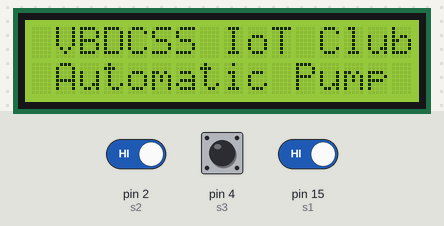
A sketch run on a simulated Arduino Uno, built with avr-gcc and run on an emulated ATmega328P. Shown: 16×2 character LCD. The inputs (shaded band) are chosen by the test bench; at power-on: pin 4 (s3) HIGH, pin 2 (s2) HIGH, pin 15 (s1) HIGH. What the sketch prints to the serial monitor is not drawn.

Above: at 0.4 s.
At 7.0 s:
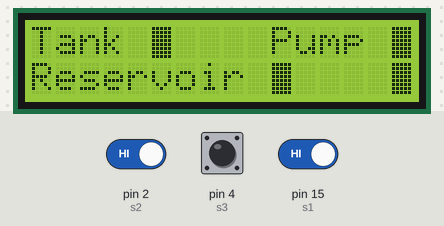
7.1 s: pin 4 (s3) pulled LOW for 1.2 s
9.8 s: pin 2 (s2) driven LOW and pin 15 (s1) driven LOW
Timing chart, 0 to 12.8 s (numbered marks = the images above; inputs shaded):
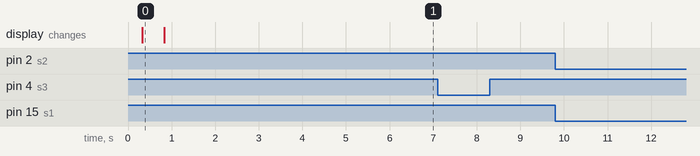

The sketch:

main-v2.ino
```cpp
// (licence header left out)
// include required libraries
#include <LiquidCrystal.h>

// initialize the LCD pins
const int rs = 21;
const int en = 19;
const int d4 = 18;
const int d5 = 5;
const int d6 = 17;
const int d7 = 16;

// create a LiquidCrystal object
LiquidCrystal lcd(rs, en, d4, d5, d6, d7);

// define custom characters
byte pump_full[8] = {B01110, B11111, B11111, B11111, B11111, B11111, B11111, B11111};
byte pump_half[8] = {B01110, B10001, B10001, B10001, B11111, B11111, B11111, B11111};
byte pump_empty[8] = {B01110, B10001, B10001, B10001, B10001, B10001, B10001, B11111};
byte status_tick[8] = {B00000, B00000, B00001, B00011, B10110, B11100, B01000, B00000};
byte status_cross[8] = {B00000, B00000, B10001, B11011, B01110, B11011, B10001, B00000};
byte status_blink[8] = {B11111, B11111, B11111, B11111, B11111, B11111, B11111, B11111};
byte status_blank[8] = {B00000, B00000, B00000, B00000, B00000, B00000, B00000, B00000};
byte status_heart[8] = {B00000, B01010, B11111, B11111, B01110, B00100, B00000, B00000};

// define sensor pins
const int r1 = 0;  // relay
const int s1 = 15; // tank top
const int s2 = 2;  // tank bottom
const int s3 = 4;  // reservoir

void setup()
{

  // initialize the serial port
  Serial.begin(115200);
  // initialize the LCD
  lcd.begin(16, 2);

  // initialize the sensor pins as input/output
  pinMode(r1, OUTPUT);
  pinMode(s1, INPUT_PULLUP);
  pinMode(s2, INPUT_PULLUP);
  pinMode(s3, INPUT_PULLUP);

  // create custom characters
  lcd.createChar(0, pump_full);
  lcd.createChar(1, pump_half);
  lcd.createChar(2, pump_empty);
  lcd.createChar(3, status_tick);
  lcd.createChar(4, status_cross);
  lcd.createChar(5, status_blink);
  lcd.createChar(6, status_heart);
  lcd.createChar(7, status_blank);

  // display the splash screen
  Serial.println("DCSS IoT Club");
  lcd.setCursor(0, 0);
  lcd.print(" VBDCSS IoT Club");
  delay(250);
  Serial.println("Automatic Pump");
  lcd.setCursor(0, 1);
  lcd.print(" Automatic Pump");
  delay(500);
  lcd.clear();

  lcd.setCursor(0, 0);
  lcd.print("Tank");
  lcd.setCursor(5, 0);
  lcd.write(byte(5));

  lcd.setCursor(10, 0);
  lcd.print("Pump");
  lcd.setCursor(15, 0);
  lcd.write(byte(5));

  lcd.setCursor(0, 1);
  lcd.print("Reservoir");
  lcd.setCursor(10, 1);
  lcd.write(byte(5));

  lcd.setCursor(15, 1);
  lcd.write(byte(5));

  delay(5000);
}

void loop()
{
  // intialize the status variables
  int st1 = LOW;
  int st2 = LOW;
  int st3 = LOW;
  int st4 = LOW;

  // read the sensor status
  st1 = digitalRead(s1);
  st2 = digitalRead(s2);
  st3 = digitalRead(s3);
  st4 = digitalRead(r1);

  // condition check
  if (st3 == LOW)
  {
    Serial.println("Reservoir Water Level Low");
    digitalWrite(r1, LOW);
    lcd.setCursor(10, 1);
    lcd.write(byte(5));
    goto END;
  }

  if (st2 == HIGH)
  {
    Serial.println("Pump turned ON");
    digitalWrite(r1, HIGH);
    goto END;
  }

  if (st1 == LOW)
  {
    Serial.println("Pump turned OFF");
    lcd.setCursor(15, 1);
    lcd.write(byte(5));
    digitalWrite(r1, LOW);
  }

END:

  delay(1000);
}
```

Measured:
- after the input at 7.1 s, every drawn part: stays the same
- after the input at 9.8 s, every drawn part: stays the same
- what the display in image 0 shows lasts 0.5 s, from 0.3 s to 0.8 s
